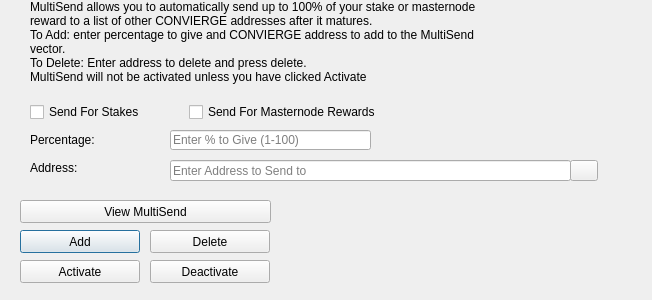
<?xml version="1.0" encoding="UTF-8"?>
<ui version="4.0">
 <class>MultiSendDialog</class>
 <widget class="QDialog" name="MultiSendDialog">
  <property name="windowModality">
   <enum>Qt::NonModal</enum>
  </property>
  <property name="geometry">
   <rect>
    <x>0</x>
    <y>0</y>
    <width>652</width>
    <height>300</height>
   </rect>
  </property>
  <property name="windowTitle">
   <string>MultiSend</string>
  </property>
  <widget class="QLineEdit" name="multiSendPercentEdit">
   <property name="geometry">
    <rect>
     <x>170</x>
     <y>130</y>
     <width>201</width>
     <height>20</height>
    </rect>
   </property>
   <property name="toolTip">
    <string>Enter whole numbers 1 - 100</string>
   </property>
   <property name="placeholderText">
    <string>Enter % to Give (1-100)</string>
   </property>
  </widget>
  <widget class="QLineEdit" name="multiSendAddressEdit">
   <property name="geometry">
    <rect>
     <x>170</x>
     <y>160</y>
     <width>401</width>
     <height>21</height>
    </rect>
   </property>
   <property name="toolTip">
    <string/>
   </property>
   <property name="placeholderText">
    <string>Enter Address to Send to</string>
   </property>
  </widget>
  <widget class="QLabel" name="label_2">
   <property name="geometry">
    <rect>
     <x>30</x>
     <y>0</y>
     <width>451</width>
     <height>121</height>
    </rect>
   </property>
   <property name="lineWidth">
    <number>1</number>
   </property>
   <property name="text">
    <string>MultiSend allows you to automatically send up to 100% of your stake or masternode reward to a list of other CONVIERGE addresses after it matures.
To Add: enter percentage to give and CONVIERGE address to add to the MultiSend vector.
To Delete: Enter address to delete and press delete.
MultiSend will not be activated unless you have clicked Activate</string>
   </property>
   <property name="alignment">
    <set>Qt::AlignLeading|Qt::AlignLeft|Qt::AlignTop</set>
   </property>
   <property name="wordWrap">
    <bool>true</bool>
   </property>
  </widget>
  <widget class="QLabel" name="message">
   <property name="geometry">
    <rect>
     <x>290</x>
     <y>200</y>
     <width>351</width>
     <height>91</height>
    </rect>
   </property>
   <property name="text">
    <string/>
   </property>
  </widget>
  <widget class="QPushButton" name="addButton">
   <property name="geometry">
    <rect>
     <x>20</x>
     <y>230</y>
     <width>120</width>
     <height>23</height>
    </rect>
   </property>
   <property name="toolTip">
    <string/>
   </property>
   <property name="statusTip">
    <string>Add to MultiSend Vector</string>
   </property>
   <property name="text">
    <string>Add</string>
   </property>
  </widget>
  <widget class="QPushButton" name="disableButton">
   <property name="geometry">
    <rect>
     <x>150</x>
     <y>260</y>
     <width>120</width>
     <height>23</height>
    </rect>
   </property>
   <property name="statusTip">
    <string>Deactivate MultiSend</string>
   </property>
   <property name="text">
    <string>Deactivate</string>
   </property>
  </widget>
  <widget class="QPushButton" name="addressBookButton">
   <property name="geometry">
    <rect>
     <x>570</x>
     <y>160</y>
     <width>28</width>
     <height>21</height>
    </rect>
   </property>
   <property name="toolTip">
    <string>Choose an address from the address book</string>
   </property>
   <property name="text">
    <string/>
   </property>
   <property name="icon">
    <iconset resource="../concierge.qrc">
     <normaloff>:/icons/address-book</normaloff>:/icons/address-book</iconset>
   </property>
   <property name="shortcut">
    <string>Alt+A</string>
   </property>
   <property name="autoDefault">
    <bool>false</bool>
   </property>
  </widget>
  <widget class="QLabel" name="label">
   <property name="geometry">
    <rect>
     <x>30</x>
     <y>130</y>
     <width>121</width>
     <height>20</height>
    </rect>
   </property>
   <property name="toolTip">
    <string>Percentage of stake to send</string>
   </property>
   <property name="text">
    <string>Percentage:</string>
   </property>
  </widget>
  <widget class="QLabel" name="label_5">
   <property name="geometry">
    <rect>
     <x>30</x>
     <y>160</y>
     <width>111</width>
     <height>16</height>
    </rect>
   </property>
   <property name="toolTip">
    <string>Address to send portion of stake to</string>
   </property>
   <property name="text">
    <string>Address:</string>
   </property>
  </widget>
  <widget class="QPushButton" name="deleteButton">
   <property name="geometry">
    <rect>
     <x>150</x>
     <y>230</y>
     <width>120</width>
     <height>23</height>
    </rect>
   </property>
   <property name="toolTip">
    <string/>
   </property>
   <property name="statusTip">
    <string>Delete Address From MultiSend Vector</string>
   </property>
   <property name="text">
    <string>Delete</string>
   </property>
  </widget>
  <widget class="QPushButton" name="activateButton">
   <property name="geometry">
    <rect>
     <x>20</x>
     <y>260</y>
     <width>120</width>
     <height>23</height>
    </rect>
   </property>
   <property name="statusTip">
    <string>Activate MultiSend</string>
   </property>
   <property name="text">
    <string>Activate</string>
   </property>
  </widget>
  <widget class="QPushButton" name="viewButton">
   <property name="geometry">
    <rect>
     <x>20</x>
     <y>200</y>
     <width>251</width>
     <height>23</height>
    </rect>
   </property>
   <property name="toolTip">
    <string/>
   </property>
   <property name="statusTip">
    <string>View MultiSend Vector</string>
   </property>
   <property name="text">
    <string>View MultiSend</string>
   </property>
  </widget>
  <widget class="QWidget" name="horizontalLayoutWidget">
   <property name="geometry">
    <rect>
     <x>30</x>
     <y>100</y>
     <width>351</width>
     <height>24</height>
    </rect>
   </property>
   <layout class="QHBoxLayout" name="horizontalLayout">
    <item>
     <widget class="QCheckBox" name="multiSendStakeCheckBox">
      <property name="text">
       <string>Send For Stakes</string>
      </property>
     </widget>
    </item>
    <item>
     <widget class="QCheckBox" name="multiSendMasternodeCheckBox">
      <property name="text">
       <string>Send For Masternode Rewards</string>
      </property>
     </widget>
    </item>
   </layout>
  </widget>
 </widget>
 <resources>
  <include location="../concierge.qrc"/>
 </resources>
 <connections/>
</ui>
